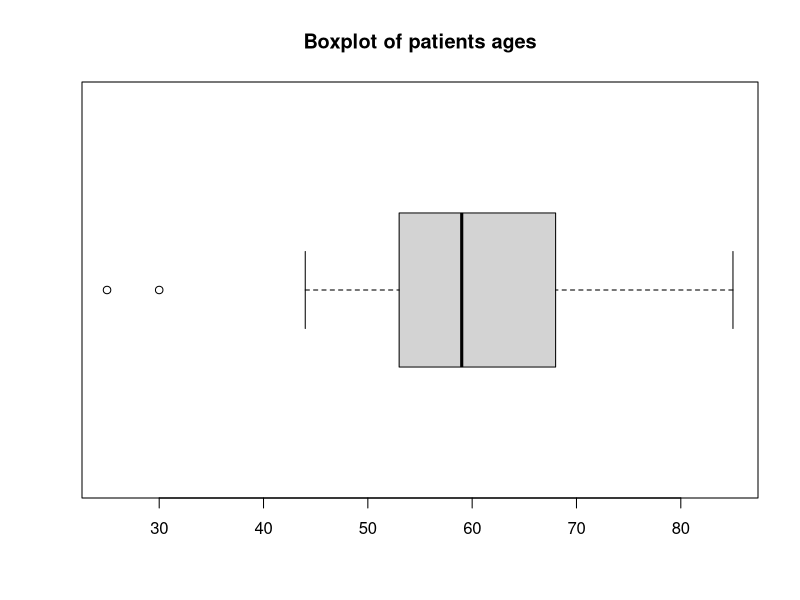
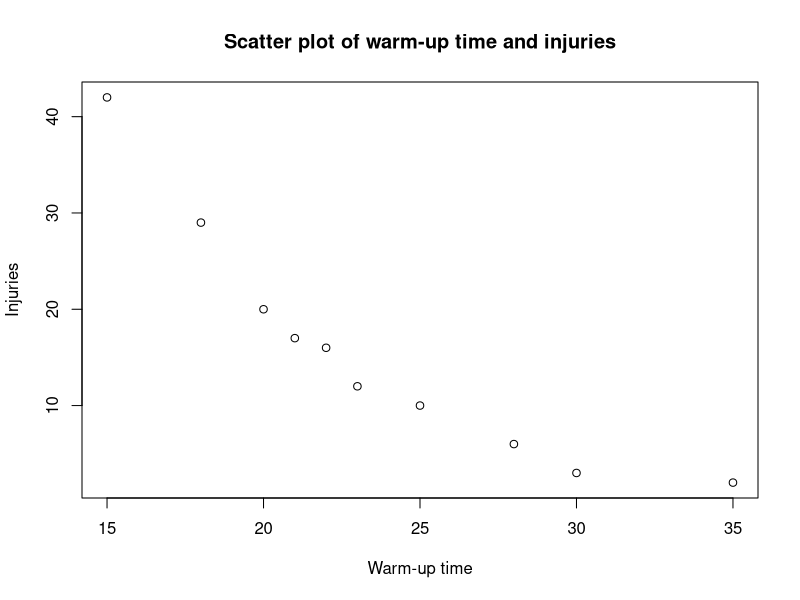

Here is the R script that generated these plots, in order:
## ---- chunk 1
knitr::opts_chunk$set(echo = F, message = F, warning = F)
## ---- chunk 2
library(tidyverse)
library(kableExtra)
## ---- chunk 3
## data
options(scipen = 999)
x <- c(51,63,61,44,63,57,53,63,44,59,51,56,58,59,25,30,58,58)
y <- c(66,71,82,85,72,70,68,74)
ages <- sort(c(x,y))

## questions/answer
nx <- length(x)
ny <- length(y)
n <- nx+ny
# quartiles
q1 <- quantile(ages,probs = c(0.25), type=1)
q2 <- quantile(ages,probs = c(0.5), type=1)
q3 <- quantile(ages,probs = c(0.75), type=1)
# interquartile range
iqr <- q3-q1
#fences
f1 <- q1-1.5*iqr
f2 <- q3+1.5*iqr
# outliers
outliers <- ages[ages<f1 | ages >f2]
# means
mx <- mean(x)
my <- mean(y)
# variances
s2x <- sum(x^2)/nx-mx^2
s2y <- sum(y^2)/ny-my^2
# standard deviation
sx <- sqrt(s2x)
sy <- sqrt(s2y)
# coef. variation
cvx <- sx/mx
cvy <- sy/my
# coef. skewness
g1x <- sum((x-mx)^3)/(nx*sx^3)
g1y <- sum((y-my)^3)/(ny*sy^3)
# standard scores
zx <- (50-mx)/sx
zy <- (72-my)/sy
## ---- chunk 4
kable(matrix(ages, ncol = 13, byrow = T)) %>% kable_styling()
## ---- chunk 5
boxplot(ages, horizontal=T, main="Boxplot of patients ages")
# require(ggplot2)
# data <- data.frame(ages)
# g <- ggplot(data, aes(x="", y=ages)) + geom_boxplot() + 
#   labs(title="Boxplot of patients ages", x="Patients", y = "Ages") + 
#   coord_flip() + 
#   theme(plot.title = element_text(hjust = 0.5))
# print(g)
## ---- chunk 6
## DATA GENERATION
library(xtable)
library(knitr)
set.seed(123)
x <- c(15, 35, 22, 28, 21, 18, 25, 30, 23, 20)
y <- round(exp(-0.15*x+6) + rnorm(length(x)))
table <- matrix(c(x,y), nrow = 2, byrow = T)
rownames(table) <- c("Warm-up time", "Injuries")
## QUESTION/ANSWER GENERATION
# sample size
n <- length(x)
# means
mx <- mean(x)
mlogx <- mean(log(x))
my <- mean(y)
mlogy <- mean(log(y))
# variances
s2x <- sum(x^2)/n-mx^2
s2logx <- sum(log(x)^2)/n-mlogx^2
s2y <- sum(y^2)/n-my^2
s2logy <- sum(log(y)^2)/n-mlogy^2
# Covariances
sxlogy <- sum(x*log(y))/n-mx*mlogy
slogxy <- sum(log(x)*y)/n-mlogx*my
# Determination coeff
r2xlogy <- sxlogy^2/(s2x*s2logy)
r2logxy <- slogxy^2/(s2logx*s2y)
# Exponential regression model
regexp <- lm(log(y)~x)
# Logarithmic regression model
reglog <- lm(y~log(x))
## ---- chunk 7
kable(table) %>% kable_styling()
## ---- chunk 8
plot(x, y, main="Scatter plot of warm-up time and injuries", xlab = "Warm-up time", ylab="Injuries")
